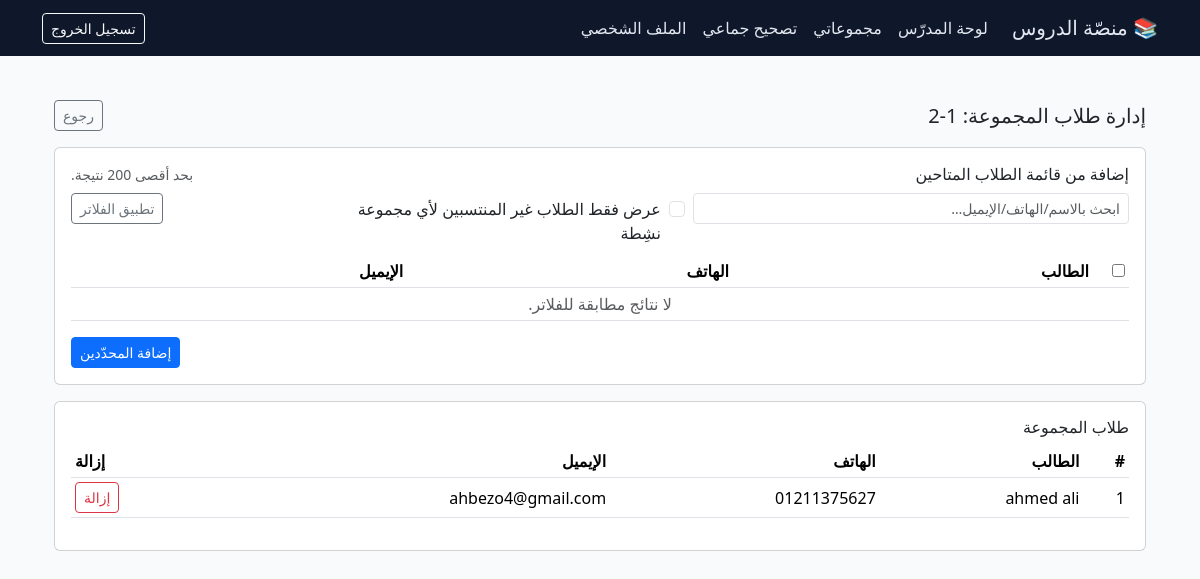
Page /dashboard/group/2/students/manage/ (signed in) on the committed database.
### core/models.py (models this page shows, shortened)
class Group(models.Model):
    class Grade(models.TextChoices):
        G1 = "G1", _("الصف 1 الابتدائي")
        G2 = "G2", _("الصف 2 الابتدائي")
        G3 = "G3", _("الصف 3 الابتدائي  ")
        G4 = "G4", _("الصف 4 الابتدائي")
        G5 = "G5", _("الصف 5 الابتدائي")
        G6 = "G6",_("الصف 1 الاعدادي")
        G7 = "G7", _("الصف 2 الاعدادي")
        G8 = "G8", _("الصف 3 الاعدادي")
        G9 = "G9", _("الصف 1 الثانوي")
        G10 = "G10",_("الصف 2 الثانوي")
        G11 = "G11", _("الصف 3 الثانوي")
        OTHER = "OTHER", _("أخرى")
    academic_year = models.ForeignKey(
        AcademicYear,
        on_delete=models.CASCADE,
        related_name="groups",
        verbose_name=_("السنة الدراسية"),
    )
    name = models.CharField(_("اسم المجموعة"), max_length=100)
    grade = models.CharField(_("الصف الدراسي"), max_length=10, choices=Grade.choices)
    capacity = models.PositiveIntegerField(_("السعة"), default=30)
    teacher = models.ForeignKey(
        TeacherProfile,
        on_delete=models.PROTECT,
        related_name="teachergroups",
        verbose_name=_("المدرّس"),
    )
    subject = models.ForeignKey(
        Subject,
        on_delete=models.PROTECT,
        null=False,
        blank=False,
        related_name="groupssubject",
        verbose_name=_("المادة (افتراضي)"),
    )
    note = models.TextField(_("ملاحظات"), blank=True)
    class Meta:
        verbose_name = _("مجموعة")
        verbose_name_plural = _("مجموعات")
        unique_together = ("academic_year", "name")

class Enrollment(models.Model):
    student = models.ForeignKey(
        Student,
        on_delete=models.CASCADE,
        related_name="enrollments",
        verbose_name=_("الطالب"),
    )
    group = models.ForeignKey(
        Group,
        on_delete=models.CASCADE,
        related_name="enrollments",
        verbose_name=_("المجموعة"),
    )
    joined_on = models.DateField(_("تاريخ الانضمام"), auto_now_add=True)
    is_active = models.BooleanField(_("نشِط؟"), default=True)
    class Meta:
        verbose_name = _("تسجيل")
        verbose_name_plural = _("تسجيلات")
        unique_together = ("student", "group")

class Student(models.Model):
    first_name = models.CharField(_("الاسم الأول"), max_length=60)
    last_name = models.CharField(_("اسم العائلة"), max_length=60)
    dob = models.DateField(_("تاريخ الميلاد"), null=True, blank=True)
    school_name = models.CharField(_("اسم المدرسة"), max_length=120, blank=True)
    parent = models.ForeignKey(
        ParentProfile,
        null=True,
        blank=True,
        on_delete=models.SET_NULL,
        verbose_name=_("وليّ الأمر"),
    )
    checkin_code = models.CharField(
        _("كود الحضور"), max_length=12, blank=True, null=True
    )
    phone = models.CharField(_("رقم الهاتف"), max_length=20, blank=True)
    email = models.EmailField(_("البريد الإلكتروني"), blank=True)
    class Meta:
        verbose_name = _("طالب")
        verbose_name_plural = _("طلاب")

### core/views.py (the view, shortened to what this page needs)
@login_required
@transaction.atomic
def group_students_manage(request, group_id):
    g = get_object_or_404(Group, id=group_id)
    if not _require_group_owner(request, g):
        return redirect("core:teacher_groups")
    bulk_form = BulkStudentsForm(request.POST or None)
    add_form = AddExistingStudentsForm(request.POST or None)
    if (
        request.method == "POST"
        and request.POST.get("action") == "remove"
        and request.POST.get("enrollment_id")
    ):
        enr = get_object_or_404(Enrollment, id=request.POST["enrollment_id"], group=g)
        enr.delete()
        messages.success(request, "تم إزالة الطالب من المجموعة.")
        return redirect("core:group_students_manage", group_id=g.id)
    members = (
        Enrollment.objects.select_related("student")
        .filter(group=g)
        .order_by("student__first_name", "student__last_name")
    )
    q = (request.GET.get("q") or "").strip()
    only_free = request.GET.get("only_free") == "1"
    enrolled_ids = list(
        Enrollment.objects.filter(group=g).values_list("student_id", flat=True)
    )
    available_qs = Student.objects.exclude(id__in=enrolled_ids)
    available_qs = available_qs.order_by("first_name", "last_name")[:200]
    return render(
        request,
        "core/group_students_manage.html",
        {
            "group": g,
            "members": members,
            "bulk_form": bulk_form,
            "add_form": add_form,
            "available_students": available_qs,
            "q": q,
            "only_free": "1" if only_free else "0",
        },
    )

### core/forms.py
class BulkStudentsForm(forms.Form):
    lines = forms.CharField(
        label="أدخل الطلاب (سطر لكل طالب)",
        widget=forms.Textarea(attrs={"rows": 6}),
        required=False,
    )

class AddExistingStudentsForm(forms.Form):
    student_ids = forms.CharField(
        label="أرقام طلاب موجودين (IDs) مفصولة بفواصل",
        required=False,
        widget=forms.TextInput(attrs={"placeholder": "مثال: 12,15,27"}),
    )

### core/context_processors.py (called while the page is built)
def user_roles(request):
    u = getattr(request, "user", None)
    return {
        "is_auth": bool(u and u.is_authenticated),
        "is_teacher": bool(u and u.is_authenticated and hasattr(u, "teacherprofile")),
        "is_parent": bool(u and u.is_authenticated and hasattr(u, "parent_profile")),
        "is_student": bool(u and u.is_authenticated and hasattr(u, "student_profile")),
    }

### core/views.py (called while the page is built)
def _require_group_owner(request, group: Group):
    try:
        tp = request.user.teacherprofile
    except TeacherProfile.DoesNotExist:
        messages.error(request, "هذا الإجراء للمدرّسين فقط.")
        return False
    if group.teacher_id != tp.id:
        messages.error(request, "غير مصرح لك بإدارة هذه المجموعة.")
        return False
    return True

### core/templates/core/group_students_manage.html (shortened to what this page needs)
{% extends "base.html" %}
{% block content %}
<div class="container py-4">
  <div class="d-flex justify-content-between align-items-center mb-3">
    <h1 class="h5 m-0">إدارة طلاب المجموعة: {{ group.name }}</h1>
    <a class="btn btn-outline-secondary btn-sm" href="{% url 'core:teacher_groups' %}">رجوع</a>
  </div>
  <div class="card p-3 mt-3">
    <div class="d-flex justify-content-between align-items-center mb-2">
      <h2 class="h6 m-0">إضافة من قائمة الطلاب المتاحين</h2>
      <small class="text-muted">بحد أقصى 200 نتيجة.</small>
    </div>
    <form method="get" class="row g-2 mb-2">
      <div class="col-md-5">
        <input type="text" name="q" value="{{ q }}" class="form-control form-control-sm" placeholder="ابحث بالاسم/الهاتف/الإيميل…">
      </div>
      <div class="col-md-4">
        <div class="form-check mt-1">
          <input class="form-check-input" type="checkbox" value="1" id="onlyFree"
                 name="only_free" {% if only_free == "1" %}checked{% endif %}>
          <label class="form-check-label" for="onlyFree">
            عرض فقط الطلاب غير المنتسبين لأي مجموعة نشِطة
          </label>
        </div>
      </div>
      <div class="col-md-3 text-end">
        <button class="btn btn-outline-secondary btn-sm">تطبيق الفلاتر</button>
      </div>
    </form>
    <form method="post" id="pickForm">
      <div class="table-responsive">
        <table class="table table-sm align-middle">
          <thead>
            <tr>
              <th style="width:36px">
                <input type="checkbox" id="pickAll" onclick="toggleAll(this)">
              </th>
              <th>الطالب</th>
              <th>الهاتف</th>
              <th>الإيميل</th>
            </tr>
          </thead>
          <tbody>
            {% for st in available_students %}
            <tr>
              <td><input type="checkbox" name="pick" value="{{ st.id }}"></td>
              <td>{{ st.first_name }} {{ st.last_name }}</td>
              <td>{{ st.phone|default:"—" }}</td>
              <td>{{ st.email|default:"—" }}</td>
            </tr>
            {% empty %}
            <tr><td colspan="4" class="text-center text-muted">لا نتائج مطابقة للفلاتر.</td></tr>
            {% endfor %}
          </tbody>
        </table>
      </div>
      <div class="d-flex justify-content-end">
        <button class="btn btn-primary btn-sm">إضافة المحدّدين</button>
      </div>
    </form>
  </div>
  <div class="card p-3 mt-3">
    <h2 class="h6 mb-2">طلاب المجموعة</h2>
    <div class="table-responsive">
      <table class="table table-sm align-middle">
        <thead><tr><th>#</th><th>الطالب</th><th>الهاتف</th><th>الإيميل</th><th class="text-end">إزالة</th></tr></thead>
        <tbody>
          {% for enr in members %}
          <tr>
            <td>{{ forloop.counter }}</td>
            <td>{{ enr.student.first_name }} {{ enr.student.last_name }}</td>
            <td>{{ enr.student.phone|default:"—" }}</td>
            <td>{{ enr.student.email|default:"—" }}</td>
            <td class="text-end">
              <form method="post" class="d-inline" onsubmit="return confirm('إزالة الطالب من المجموعة؟')">
                <button class="btn btn-sm btn-outline-danger">إزالة</button>
              </form>
            </td>
          </tr>
          {% empty %}
          <tr><td colspan="5" class="text-center text-muted">لا يوجد طلاب بعد.</td></tr>
          {% endfor %}
        </tbody>
      </table>
    </div>
  </div>
</div>
{% endblock %}

### core/templates/base.html (style rules this page uses)
body { background:#f8fafc }

### rows in the picture
Group: name "1-2"
Enrollment: student.first_name "ahmed", student.last_name "ali", student.phone "01211375627", student.email "ahbezo4@gmail.com"
